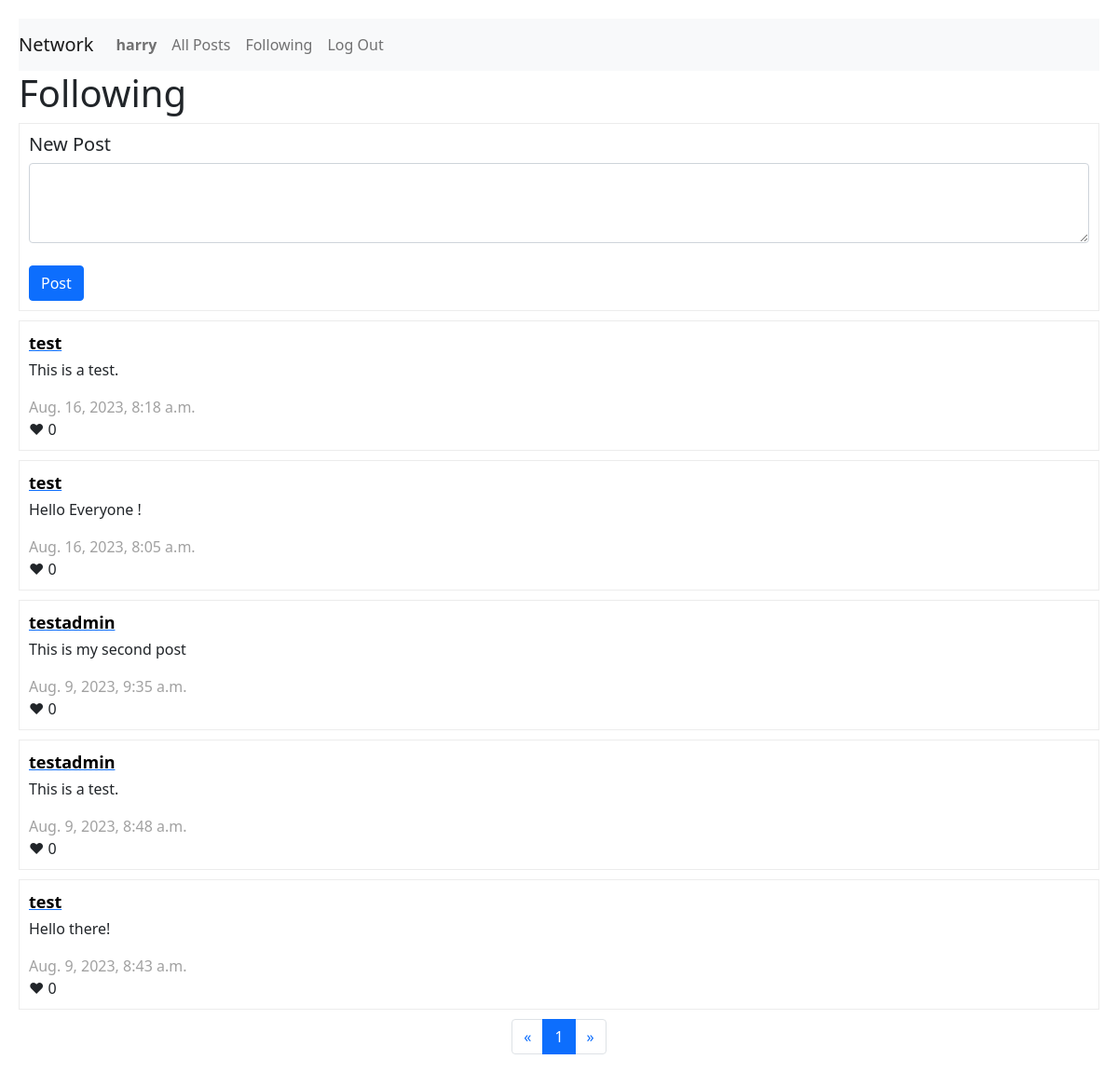
The app's page /following (signed in) with its own data.
### network/models.py (models this page shows, shortened)
class User(AbstractUser):
    pass

class Post(models.Model):
    user = models.ForeignKey(User, on_delete=models.CASCADE, related_name="posts")
    text = models.CharField(max_length=500)
    timestamp = models.DateTimeField(auto_now_add=True)
    likes = models.IntegerField(editable=False, default=0)

### network/views.py (the view)
# urls.py: path("following", views.following, name="following"),
@login_required
def following(request):
    followed_users = Following.objects.filter(user=request.user).values_list('followed_users', flat=True)
    posts = Post.objects.filter(user__in=followed_users).order_by("-timestamp")
    paginator = Paginator(posts, 10)
    page_number = request.GET.get('page')
    page_obj = paginator.get_page(page_number)
    return render(request, "network/following.html", {
        "page_obj":page_obj,
        "form":PostForm,
    })

### network/templates/network/following.html (shortened to what this page needs)
{% extends "network/layout.html" %}
{% block body %}
    <h1>Following</h1>
    {% if user.is_authenticated %}
        <form method = "post" id="create-post" action="{% url 'create_post' %}">
            <h5>New Post</h5>
            <div id="new-post">
                {{ form }}
            </div>
            <br>
            <button class="btn btn-primary" type="submit" id="send-post">Post</button>
        </form>
    {% endif %}
    <div id = view-posts>
        {% for post in page_obj %}
        <div id = post-details>
            <a href="{% url 'view_profile' post.user.id %}"><div class="username">{{ post.user.username}}</div></a>
            <div class="text">{{ post.text|linebreaks}}</div>
            <div class="timestamp">{{ post.timestamp}}</div>
            <div class="likes">&#10084; {{ post.likes}}</div>
        </div>
        {% endfor %}
        {% include "network/pagination.html" %}
    </div>
{% endblock %}

### network/templates/network/layout.html (shortened to what this page needs)
{% load static %}
<!DOCTYPE html>
<html lang="en">
    <head>
        <link href="https://cdn.jsdelivr.net/npm/bootstrap@5.0.0-beta3/dist/css/bootstrap.min.css" rel="stylesheet"/>
        <link href="{% static 'network/styles.css' %}" rel="stylesheet">
    </head>
    <body>
        <nav class="navbar navbar-expand-lg navbar-light bg-light">
            <a class="navbar-brand" href="{% url 'index' %}">Network</a>
            <div>
              <ul class="navbar-nav mr-auto">
                {% if user.is_authenticated %}
                    <li class="nav-item">
                        <strong><a class="nav-link" href="{% url 'view_profile' user.id %}">{{ user.username }}</a></strong>
                    </li>
                {% endif %}
                <li class="nav-item">
                  <a class="nav-link" href="{% url 'index' %}">All Posts</a>
                </li>
                {% if user.is_authenticated %}
                    <li class="nav-item">
                        <a class="nav-link" href="{% url 'following' %}">Following</a>
                    </li>
                    <li class="nav-item">
                        <a class="nav-link" href="{% url 'logout' %}">Log Out</a>
                    </li>
                {% endif %}
              </ul>
            </div>
          </nav>
        <div class="body">
            {% block body %}
            {% endblock %}
        </div>
    </body>
</html>

### network/static/network/styles.css (style rules this page uses)
body { margin:20px; position:relative; }
#create-post { padding:10px; border: 1px solid rgb(236, 236, 236); margin-bottom:10px; }
#post-details { border: 1px solid rgb(236, 236, 236); margin-bottom:10px; padding:10px; }
.username { font-weight: bold; font-size:18px; margin-bottom:3px; color:black; }
.timestamp { color:rgb(161, 161, 161) }

### records on screen
User: username "harry"
Post: user.username "test", text "This is a test.", timestamp "Aug. 16, 2023, 8:18 a.m.", likes "0"
Post: user.username "test", text "Hello Everyone !", timestamp "Aug. 16, 2023, 8:05 a.m.", likes "0"
Post: user.username "testadmin", text "This is my second post", timestamp "Aug. 9, 2023, 9:35 a.m.", likes "0"
Post: user.username "testadmin", text "This is a test.", timestamp "Aug. 9, 2023, 8:48 a.m.", likes "0"
Post: user.username "test", text "Hello there!", timestamp "Aug. 9, 2023, 8:43 a.m.", likes "0"

### other values on screen
{{ page_obj.number }} "1"
